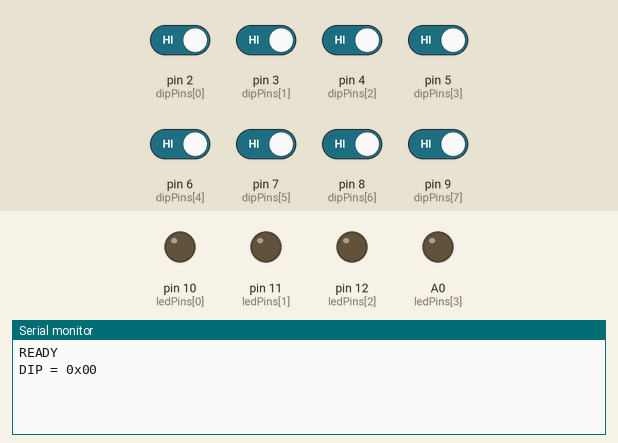
A sketch run on a simulated Arduino Uno, built with avr-gcc and run on an emulated ATmega328P. Shown: output pins drawn as LEDs (lit = HIGH), the last lines printed to the serial monitor. The test bench sets the inputs (shaded band); at power-on: pin 2 (dipPins[0]), pin 3 (dipPins[1]), pin 4 (dipPins[2]), pin 5 (dipPins[3]), pin 6 (dipPins[4]), pin 7 (dipPins[5]), pin 8 (dipPins[6]), pin 9 (dipPins[7]) HIGH.

Above: at 0.8 s.
0.9 s: pin 2 (dipPins[0]) driven LOW and pin 3 (dipPins[1]) driven LOW
At 1.2 s:
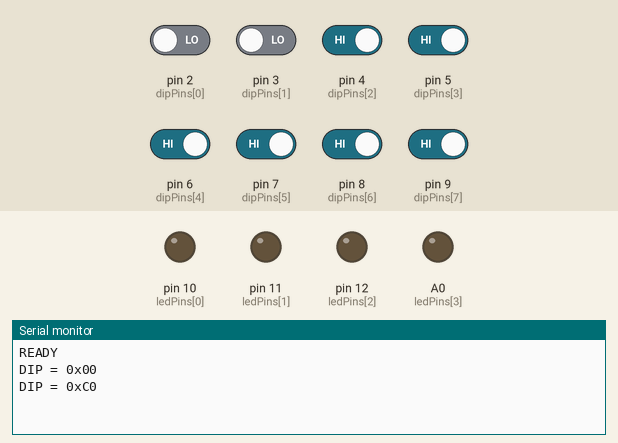
2.4 s: pin 4 (dipPins[2]) driven LOW
At 3.6 s:
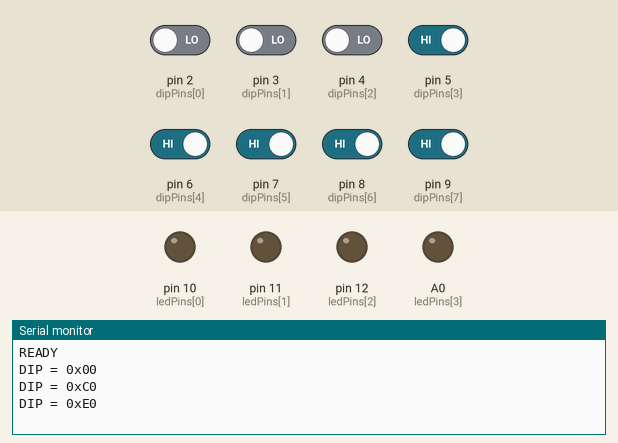
3.9 s: pin 3 (dipPins[1]) driven HIGH
At 4.7 s:
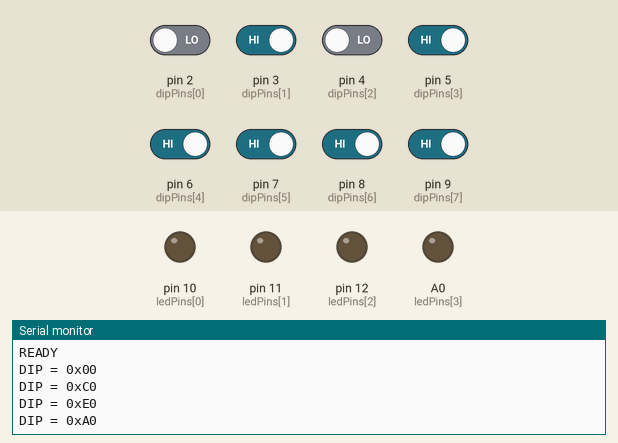
5.4 s: pin 5 (dipPins[3]) driven LOW
At 5.9 s:
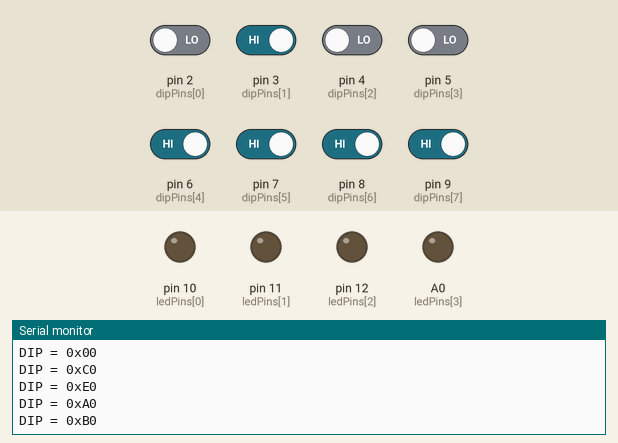
6.9 s: pin 3 (dipPins[1]) driven LOW
At 8.1 s:
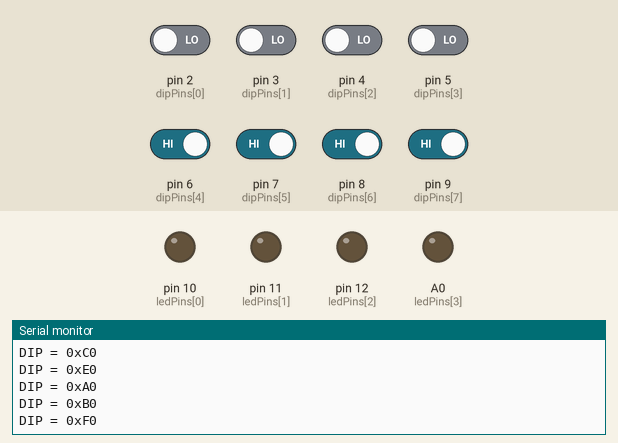
8.4 s: pin 4 (dipPins[2]) driven HIGH
At 9.4 s:
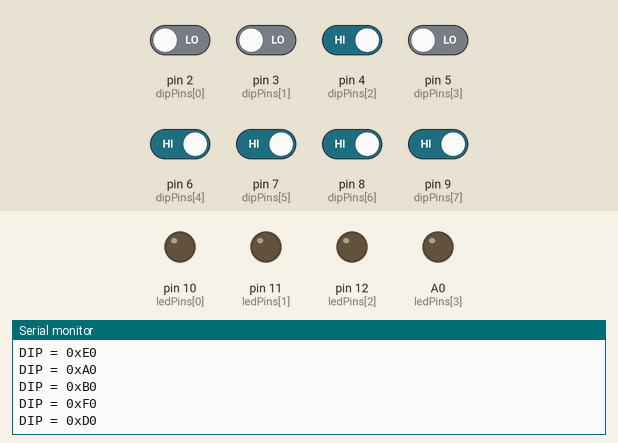

The sketch:

fsm-control-system.ino
```cpp
#include <Arduino.h>
#include <Arduino_FreeRTOS.h>
#include <queue.h>

// Очереди сообщений для каждого светодиода.
QueueHandle_t qLED0, qLED1, qLED2, qLED3;

// DIP1..DIP8 подключены к пинам D2..D9
const byte dipPins[8] = {2, 3, 4, 5, 6, 7, 8, 9};

// Светодиоды подключены к D10, D11, D12 и A0
const byte ledPins[4] = {10, 11, 12, A0};

// Перечисление состояний конечного автомата.
// Каждое состояние соответствует одному шагу программы.
typedef enum {
  ST_STEP1 = 0,
  ST_STEP2,
  ST_STEP3,
  ST_STEP4,
  ST_STEP5,
  ST_STEP6,
  ST_STEP7,
  ST_STEP8
} state_t;

// Функция записи команды в очередь.
// Используется для передачи значения 0 или 1 в задачу управления светодиодом.
static inline void sendCmdOverwrite(QueueHandle_t q, uint8_t cmd)
{
  xQueueOverwrite(q, &cmd);
}


static uint8_t readDipSample()
{
  uint8_t sample = 0;

  for (byte i = 0; i < 8; i++)
  {
    if (!digitalRead(dipPins[i]))
    {
      sample |= (1 << (7 - i));
    }
  }

  return sample;
}

static void allLedsOff()
{
  sendCmdOverwrite(qLED0, 0);
  sendCmdOverwrite(qLED1, 0);
  sendCmdOverwrite(qLED2, 0);
  sendCmdOverwrite(qLED3, 0);
}


static void TaskSampleFSM(void *pvParameters)
{
  (void)pvParameters;

  // Текущее состояние автомата
  state_t state = ST_STEP1;


  uint8_t lastSample = 0xFF;

  Serial.println("READY");

  for (;;)
  {
    // Считываем 8-битный код с DIP-переключателей
    uint8_t sample = readDipSample();


    if (sample != lastSample)
    {
      Serial.print("DIP = 0x");
      if (sample < 16) Serial.print("0");
      Serial.println(sample, HEX);
      lastSample = sample;
    }


    switch (state)
    {
      case ST_STEP1:
        if (sample == 0x55) {          // DIP1,3,5,7
          sendCmdOverwrite(qLED1, 1);  // включить LED1
          state = ST_STEP2;
          Serial.println("STEP 1 OK");
        }
        break;

      case ST_STEP2:
        if (sample == 0x59) {          // DIP1,4,5,7
          sendCmdOverwrite(qLED0, 1);  // включить LED0
          state = ST_STEP3;
          Serial.println("STEP 2 OK");
        }
        break;

      case ST_STEP3:
        if (sample == 0x5A) {          // DIP2,4,5,7
          sendCmdOverwrite(qLED2, 1);  // включить LED2
          state = ST_STEP4;
          Serial.println("STEP 3 OK");
        }
        break;

      case ST_STEP4:
        if (sample == 0x6A) {          // DIP2,4,6,7
          sendCmdOverwrite(qLED3, 1);  // включить LED3
          state = ST_STEP5;
          Serial.println("STEP 4 OK");
        }
        break;

      case ST_STEP5:
        if (sample == 0xAA) {          // DIP2,4,6,8
          sendCmdOverwrite(qLED3, 0);  // выключить LED3
          state = ST_STEP6;
          Serial.println("STEP 5 OK");
        }
        break;

      case ST_STEP6:
        if (sample == 0x6A) {          // DIP2,4,6,7
          sendCmdOverwrite(qLED2, 0);  // выключить LED2
          state = ST_STEP7;
          Serial.println("STEP 6 OK");
        }
        break;

      case ST_STEP7:
        if (sample == 0x5A) {          // DIP2,4,5,7
          sendCmdOverwrite(qLED0, 0);  // выключить LED0
          state = ST_STEP8;
          Serial.println("STEP 7 OK");
        }
        break;

      case ST_STEP8:
        if (sample == 0x59) {          // DIP1,4,5,7
          allLedsOff();                // выключить все светодиоды
          state = ST_STEP1;            // возврат к началу цикла
          Serial.println("STEP 8 OK / RESET");
        }
        break;
    }


    vTaskDelay(pdMS_TO_TICKS(10));
  }
}

// Задача управления светодиодом LED0.
static void TaskLED0(void *pvParameters)
{
  (void)pvParameters;
  uint8_t cmd;

  for (;;)
  {
    if (xQueueReceive(qLED0, &cmd, portMAX_DELAY) == pdPASS)
      digitalWrite(ledPins[0], cmd ? HIGH : LOW);
  }
}

// Задача управления светодиодом LED1.
static void TaskLED1(void *pvParameters)
{
  (void)pvParameters;
  uint8_t cmd;

  for (;;)
  {
    if (xQueueReceive(qLED1, &cmd, portMAX_DELAY) == pdPASS)
      digitalWrite(ledPins[1], cmd ? HIGH : LOW);
  }
}

// Задача управления светодиодом LED2.
static void TaskLED2(void *pvParameters)
{
  (void)pvParameters;
  uint8_t cmd;

  for (;;)
  {
    if (xQueueReceive(qLED2, &cmd, portMAX_DELAY) == pdPASS)
      digitalWrite(ledPins[2], cmd ? HIGH : LOW);
  }
}

// Задача управления светодиодом LED3.
static void TaskLED3(void *pvParameters)
{
  (void)pvParameters;
  uint8_t cmd;

  for (;;)
  {
    if (xQueueReceive(qLED3, &cmd, portMAX_DELAY) == pdPASS)
      digitalWrite(ledPins[3], cmd ? HIGH : LOW);
  }
}

// Функция начальной настройки.
// Здесь задаются режимы пинов, создаются очереди и запускаются задачи RTOS.
void setup()
{
  Serial.begin(9600);

  // Настройка входов DIP с внутренней подтяжкой к +5 В
  for (byte i = 0; i < 8; i++)
    pinMode(dipPins[i], INPUT_PULLUP);

  // Настройка светодиодов как выходов
  for (byte i = 0; i < 4; i++)
  {
    pinMode(ledPins[i], OUTPUT);
    digitalWrite(ledPins[i], LOW);
  }

  // Создание очередей длиной 1 элемент
  qLED0 = xQueueCreate(1, sizeof(uint8_t));
  qLED1 = xQueueCreate(1, sizeof(uint8_t));
  qLED2 = xQueueCreate(1, sizeof(uint8_t));
  qLED3 = xQueueCreate(1, sizeof(uint8_t));

  // Если хотя бы одна очередь не создалась, программа останавливается
  if (!qLED0 || !qLED1 || !qLED2 || !qLED3)
  {
    while (1) {}
  }

  // Инициализация: все выходы выключены
  allLedsOff();

  // Создание задач FreeRTOS
  xTaskCreate(TaskSampleFSM, "FSM", 96, NULL, 1, NULL);
  xTaskCreate(TaskLED0,      "LED0", 64, NULL, 2, NULL);
  xTaskCreate(TaskLED1,      "LED1", 64, NULL, 2, NULL);
  xTaskCreate(TaskLED2,      "LED2", 64, NULL, 2, NULL);
  xTaskCreate(TaskLED3,      "LED3", 64, NULL, 2, NULL);

  // Запуск планировщика задач
  vTaskStartScheduler();
}


void loop() {}
```

Measured:
- after the input at 0.9 s, the serial monitor: prints a new line at once (image 1)
- after the input at 2.4 s, the serial monitor: prints a new line at once (image 2)
- after the input at 3.9 s, the serial monitor: prints a new line at once (image 3)
- after the input at 5.4 s, the serial monitor: prints a new line at once (image 4)
- after the input at 6.9 s, the serial monitor: prints a new line at once (image 5)
- after the input at 8.4 s, the serial monitor: prints a new line at once (image 6)
